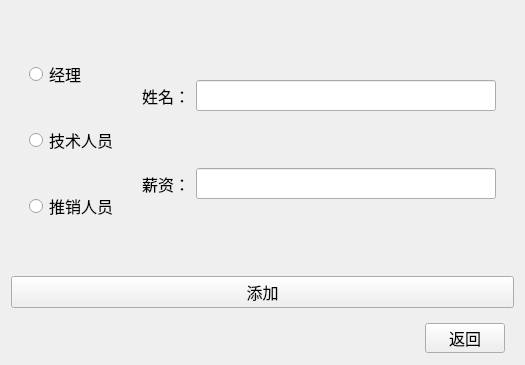
<?xml version="1.0" encoding="UTF-8"?>
<ui version="4.0">
 <class>Pushin</class>
 <widget class="QWidget" name="Pushin">
  <property name="geometry">
   <rect>
    <x>0</x>
    <y>0</y>
    <width>525</width>
    <height>365</height>
   </rect>
  </property>
  <property name="minimumSize">
   <size>
    <width>525</width>
    <height>365</height>
   </size>
  </property>
  <property name="font">
   <font>
    <family>楷体</family>
    <pointsize>12</pointsize>
   </font>
  </property>
  <property name="windowTitle">
   <string>添加员工</string>
  </property>
  <layout class="QVBoxLayout" name="verticalLayout_2">
   <item>
    <widget class="QWidget" name="widget_4" native="true">
     <layout class="QHBoxLayout" name="horizontalLayout_2">
      <item>
       <widget class="QWidget" name="widget" native="true">
        <layout class="QVBoxLayout" name="verticalLayout">
         <item>
          <widget class="QRadioButton" name="PManradiobtn">
           <property name="text">
            <string>经理</string>
           </property>
          </widget>
         </item>
         <item>
          <widget class="QRadioButton" name="PTeradiobtn">
           <property name="text">
            <string>技术人员</string>
           </property>
          </widget>
         </item>
         <item>
          <widget class="QRadioButton" name="PSaleradiobtn">
           <property name="text">
            <string>推销人员</string>
           </property>
          </widget>
         </item>
        </layout>
       </widget>
      </item>
      <item>
       <widget class="QWidget" name="widget_2" native="true">
        <layout class="QGridLayout" name="gridLayout">
         <item row="0" column="0">
          <widget class="QLabel" name="label_2">
           <property name="text">
            <string>姓名：</string>
           </property>
          </widget>
         </item>
         <item row="0" column="1">
          <widget class="QLineEdit" name="PInlineEdit"/>
         </item>
         <item row="1" column="0">
          <widget class="QLabel" name="label_3">
           <property name="text">
            <string>薪资：</string>
           </property>
          </widget>
         </item>
         <item row="1" column="1">
          <widget class="QLineEdit" name="POutlineEdit"/>
         </item>
        </layout>
       </widget>
      </item>
     </layout>
    </widget>
   </item>
   <item>
    <widget class="QPushButton" name="Pushinbtn">
     <property name="text">
      <string>添加</string>
     </property>
    </widget>
   </item>
   <item>
    <widget class="QWidget" name="widget_3" native="true">
     <property name="maximumSize">
      <size>
       <width>16777215</width>
       <height>40</height>
      </size>
     </property>
     <layout class="QHBoxLayout" name="horizontalLayout">
      <item>
       <spacer name="horizontalSpacer">
        <property name="orientation">
         <enum>Qt::Orientation::Horizontal</enum>
        </property>
        <property name="sizeHint" stdset="0">
         <size>
          <width>152</width>
          <height>20</height>
         </size>
        </property>
       </spacer>
      </item>
      <item>
       <widget class="QLabel" name="Plabel">
        <property name="minimumSize">
         <size>
          <width>50</width>
          <height>0</height>
         </size>
        </property>
        <property name="maximumSize">
         <size>
          <width>16777215</width>
          <height>16777215</height>
         </size>
        </property>
        <property name="text">
         <string/>
        </property>
       </widget>
      </item>
      <item>
       <spacer name="horizontalSpacer_2">
        <property name="orientation">
         <enum>Qt::Orientation::Horizontal</enum>
        </property>
        <property name="sizeHint" stdset="0">
         <size>
          <width>151</width>
          <height>20</height>
         </size>
        </property>
       </spacer>
      </item>
      <item>
       <widget class="QPushButton" name="btnpushback">
        <property name="minimumSize">
         <size>
          <width>0</width>
          <height>30</height>
         </size>
        </property>
        <property name="text">
         <string>返回</string>
        </property>
       </widget>
      </item>
     </layout>
    </widget>
   </item>
  </layout>
 </widget>
 <resources/>
 <connections/>
</ui>
